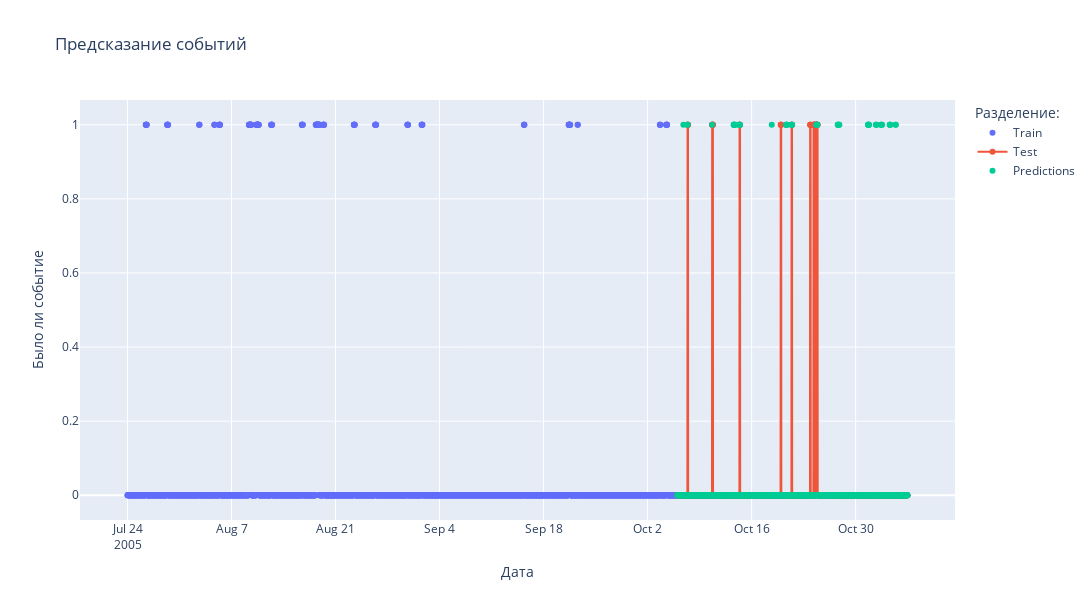

Write notebook code for a chart like this one.
### Markdown cell above
Посмотрим на предсказания:

### Code cell
full_train = ep.get_full_data(counters_train, events_train, )
full_test = ep.get_full_data(counters_test, events_test)

fig = go.Figure()
fig.add_trace(go.Scatter(x=counters_train.dt, y=full_train.event, mode='markers', name='Train'))
fig.add_trace(go.Scatter(x=counters_test.dt, y=full_test.event, mode='lines+markers', name='Test'))
fig.add_trace(go.Scatter(x=counters_test.dt, y=events_pred, mode='markers', name='Predictions'))
fig.update_layout(
    title  = 'Предсказание событий',
    xaxis_title="Дата",
    yaxis_title="Было ли событие",
    legend_title="Разделение:",
    width=1500,
    height=600,
    )
fig.show()

### Figure 1 — Plotly figure (JSON) as saved in the notebook; plotly's stock layout.template omitted (floating-point values rounded to 4 significant figures; data arrays with more than 128 entries replaced by an {"elided": "..."} marker saying what was removed)
{"data": [{"mode": "markers", "name": "Train", "type": "scatter", "x": {"elided": "3552 str values"}, "y": {"elided": "3552 int values"}}, {"mode": "lines+markers", "name": "Test", "type": "scatter", "x": {"elided": "1488 str values"}, "y": {"elided": "1488 int values"}}, {"mode": "markers", "name": "Predictions", "type": "scatter", "x": {"elided": "1488 str values"}, "y": {"elided": "1488 int values"}}], "layout": {"height": 600, "legend": {"title": {"text": "Разделение:"}}, "title": {"text": "Предсказание событий"}, "width": 1500, "xaxis": {"title": {"text": "Дата"}}, "yaxis": {"title": {"text": "Было ли событие"}}}}
